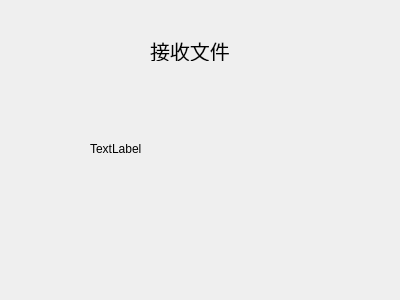
<?xml version="1.0" encoding="UTF-8"?>
<ui version="4.0">
 <class>receivefile</class>
 <widget class="QWidget" name="receivefile">
  <property name="geometry">
   <rect>
    <x>0</x>
    <y>0</y>
    <width>400</width>
    <height>300</height>
   </rect>
  </property>
  <property name="windowTitle">
   <string>Form</string>
  </property>
  <widget class="QLabel" name="label">
   <property name="geometry">
    <rect>
     <x>150</x>
     <y>40</y>
     <width>81</width>
     <height>21</height>
    </rect>
   </property>
   <property name="font">
    <font>
     <pointsize>15</pointsize>
    </font>
   </property>
   <property name="text">
    <string>接收文件</string>
   </property>
  </widget>
  <widget class="QLabel" name="label_2">
   <property name="geometry">
    <rect>
     <x>90</x>
     <y>140</y>
     <width>211</width>
     <height>17</height>
    </rect>
   </property>
   <property name="text">
    <string>TextLabel</string>
   </property>
  </widget>
 </widget>
 <resources/>
 <connections/>
</ui>
